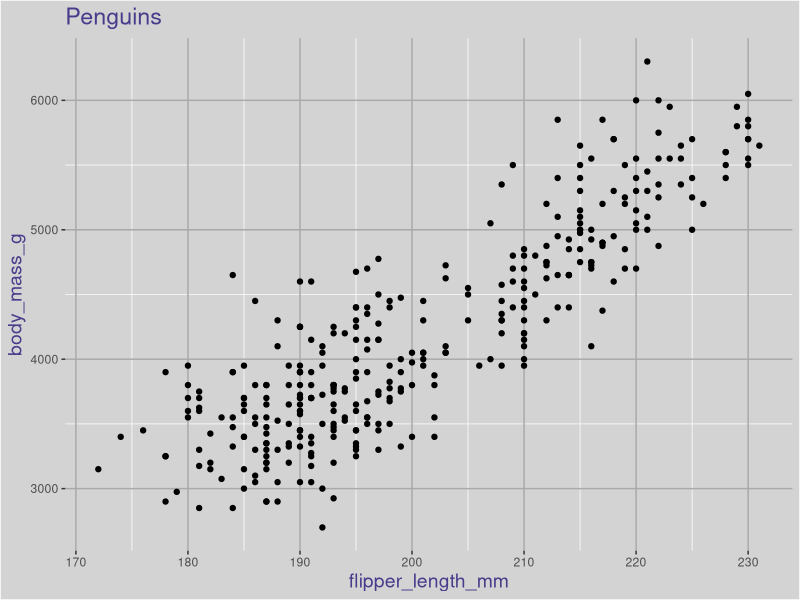

Reproduce this figure in R.
## ---- chunk 1
library(tidyverse)
library(palmerpenguins)

## ---- chunk 2
ggplot(data = penguins, aes(x = flipper_length_mm, y = body_mass_g)) +
  geom_point() +
  labs(title = "Penguins") +
  theme(title = element_text(size = 14, color = "slateblue4"),
        plot.background = element_rect(fill = "lightgrey"),
        panel.background = element_blank(),
        panel.grid.major = element_line(color = "darkgrey"))
